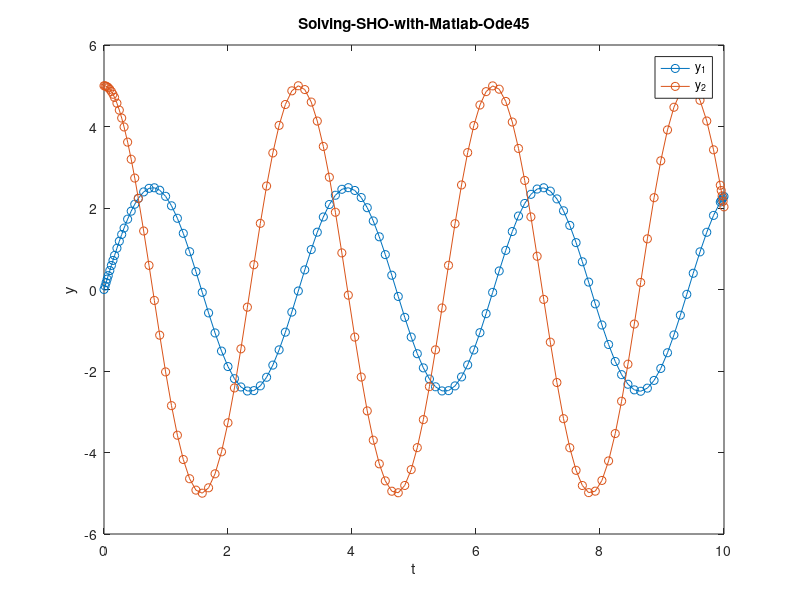

This chart was generated by the following MATLAB code:
% define the function handle
 dzdt = @(t,z) [z(2); -4*z(1)];
 
 % set initial condition
 z0 = [0, 5];

 % set time span
 t_span = [0, 10];
 
 % call the solver
 [T, Z] = ode45(dzdt, t_span, z0);
 
 % display the result
 plot(T, Z, '-o');
 xlabel('t')
 ylabel('y')
 legend('y_1', 'y_2')
 title('Solving-SHO-with-Matlab-Ode45')
 saveas(gcf, 'Solving-SHO-with-Matlab-Ode45', 'png')
